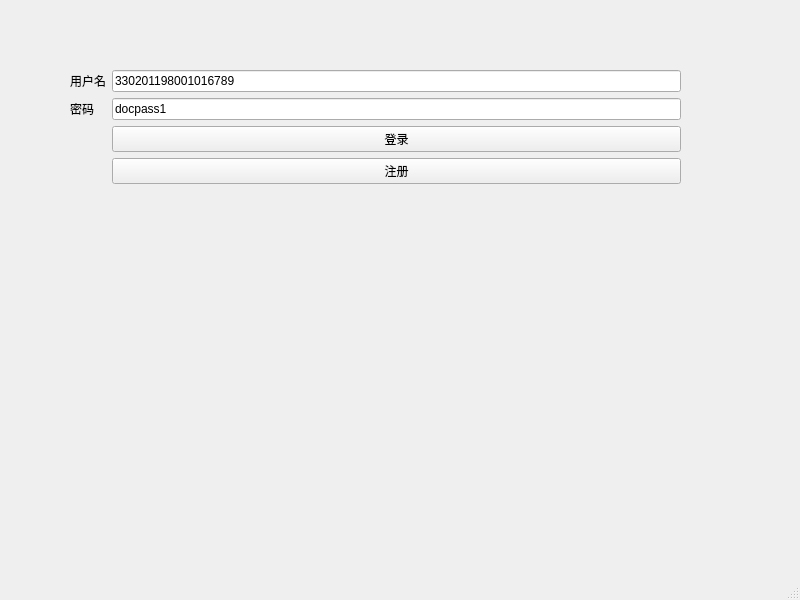
<?xml version="1.0" encoding="UTF-8"?>
<ui version="4.0">
 <class>DoctorLogin</class>
 <widget class="QMainWindow" name="DoctorLogin">
  <property name="geometry">
   <rect>
    <x>0</x>
    <y>0</y>
    <width>800</width>
    <height>600</height>
   </rect>
  </property>
  <property name="windowTitle">
   <string>MedicalIntelligence (Doctor Client)</string>
  </property>
  <widget class="QWidget" name="centralwidget">
   <widget class="QWidget" name="formLayoutWidget">
    <property name="geometry">
     <rect>
      <x>70</x>
      <y>70</y>
      <width>611</width>
      <height>401</height>
     </rect>
    </property>
    <layout class="QFormLayout" name="formLayout">
     <item row="0" column="1">
      <widget class="QLineEdit" name="username">
       <property name="text">
        <string>330201198001016789</string>
       </property>
      </widget>
     </item>
     <item row="1" column="1">
      <widget class="QLineEdit" name="password">
       <property name="text">
        <string>docpass1</string>
       </property>
      </widget>
     </item>
     <item row="2" column="1">
      <widget class="QPushButton" name="loginBtn">
       <property name="text">
        <string>登录</string>
       </property>
      </widget>
     </item>
     <item row="3" column="1">
      <widget class="QPushButton" name="registerBtn">
       <property name="text">
        <string>注册</string>
       </property>
      </widget>
     </item>
     <item row="0" column="0">
      <widget class="QLabel" name="label">
       <property name="text">
        <string>用户名</string>
       </property>
      </widget>
     </item>
     <item row="1" column="0">
      <widget class="QLabel" name="label_2">
       <property name="text">
        <string>密码</string>
       </property>
      </widget>
     </item>
    </layout>
   </widget>
  </widget>
  <widget class="QMenuBar" name="menubar">
   <property name="geometry">
    <rect>
     <x>0</x>
     <y>0</y>
     <width>800</width>
     <height>21</height>
    </rect>
   </property>
  </widget>
  <widget class="QStatusBar" name="statusbar"/>
 </widget>
 <resources/>
 <connections/>
</ui>
